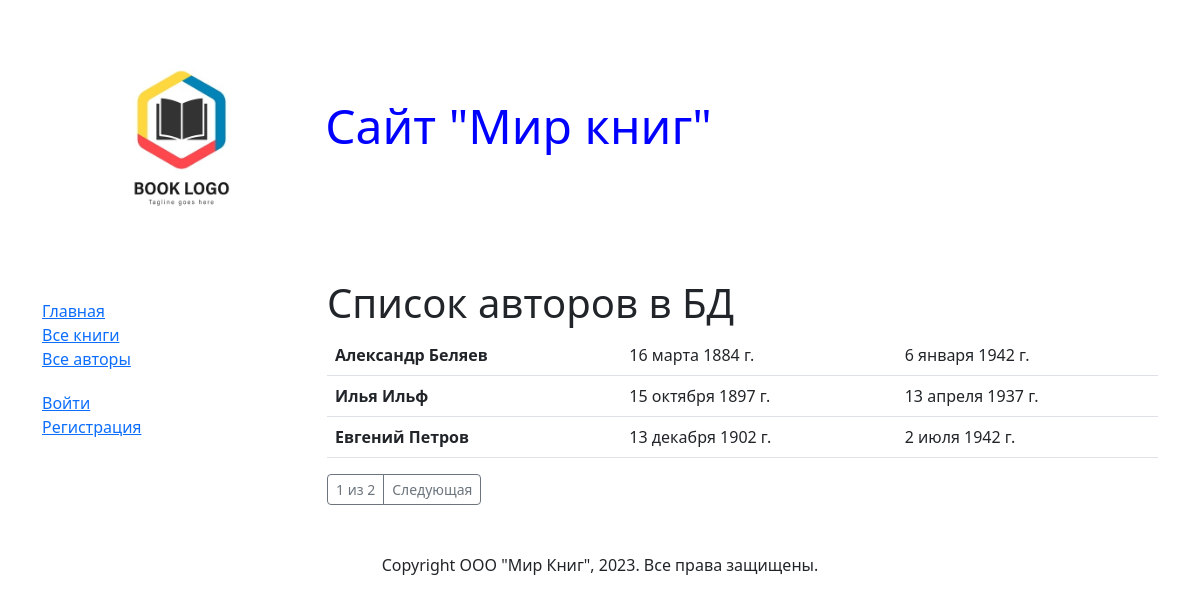
Screenshot of /authors/ with the database file from the repository.
### catalog/models.py (models this page shows, shortened)
class Author(models.Model):
    first_name = models.CharField(max_length=100, help_text="Введите имя автора", verbose_name="Имя автора")
    last_name = models.CharField(max_length=100, help_text="Введите фамилию автора", verbose_name="Фамилия автора")
    date_of_birth = models.DateField(null=True, blank=True, help_text="Введите дату рождения",
                                     verbose_name="дата рождения")
    date_of_death = models.DateField(null=True, blank=True, help_text="Введите дату смерти", verbose_name="дата смерти")
    class Meta:
        verbose_name = "Автора"  # Название модели в ед. числе род. падежа
        verbose_name_plural = "Авторы"  # Название модели во мн. числе
        ordering = ["last_name"]  # Сортировка по полю (если со знаком "-" то в обратном порядке)

### catalog/views.py (the view)
# urls.py: path('authors/', views.AuthorListView.as_view(), name="authors"),  # Все авторы
class AuthorListView(generic.ListView):
    model = Author
    paginate_by = 3  # Сколько обьектов будет передано в шаблон

### templates/catalog/author_list.html (shortened to what this page needs)
{% extends "base.html" %}
{% block content %}
<h1>Список авторов в БД</h1>
{% if author_list %}
    <table class="table">
        <tbody>
        {% for author in author_list %}
            <tr><th scope="row">{{ author.first_name }} {{ author.last_name }}</th><td>{{ author.date_of_birth }}</td><td>{{ author.date_of_death }}</td></tr>
        {% endfor %}
        </tbody>
    </table>
    <div class="btn-group" role="group" aria-label="Second group">
        <a class="btn btn-sm btn-outline-secondary" href="#">{{ page_obj.number }} из {{ page_obj.paginator.num_pages }}</a>
        {% if page_obj.has_next %}
        <a class="btn btn-sm btn-outline-secondary" href="{{ request.path }}?page={{ page_obj.next_page_number }}">Следующая</a>
        {% endif %}
    </div>
{% else %}
    <p>В базе данных нет авторов!</p>
{% endif %}
{% endblock %}

### templates/base.html (shortened to what this page needs)
<!DOCTYPE html>
<html lang="en">
<head>
    {% load static %}
    <link rel="stylesheet" href="{% static 'css/styles.css' %}">
    <link href="https://cdn.jsdelivr.net/npm/bootstrap@5.3.0-alpha3/dist/css/bootstrap.min.css" rel="stylesheet">
</head>
<body>
    <div class="container">
        <div class="row">
            <div class="col-12">
                <img style="width:25%;" src="{% static 'images/logotip.jpg' %}">
                <font size=7, color="blue">Сайт "Мир книг"</font>
            </div>
        </div>
        <div class="row">
            <div class="col-3">
                <ul class="menu">
                    <li><a href="{% url 'index' %}">Главная</a></li>
                    <li><a href="{% url 'books' %}">Все книги</a></li>
                    <li><a href="{% url 'authors' %}">Все авторы</a></li>
                </ul>
                <ul class="menu">
                    {% if user.is_authenticated %}
                        <li><a href="/accounts/logout">Выйти</a></li>
                    {% else %}
                        <li><a href="/accounts/login?next={{ request.path }}">Войти</a></li>
                        <li><a href="{% url 'registration' %}">Регистрация</a></li>
                    {% endif %}
                </ul>
            </div>
            <div class="col-9">
                {% block content %}{% endblock %}
            </div>
        </div>
        <div class="row">
            <div class="col-12">
                <br><br><p class="text-center">Copyright ООО "Мир Книг", 2023. Все права защищены.</p>
            </div>
        </div>
    </div>
</body>
</html>

### static/css/styles.css (style rules this page uses)
.menu { margin-top:20px; padding: 0; list-style: none; }

### rows the page displays
Author: first_name "Александр", last_name "Беляев", date_of_birth "16 марта 1884 г.", date_of_death "6 января 1942 г."
Author: first_name "Илья", last_name "Ильф", date_of_birth "15 октября 1897 г.", date_of_death "13 апреля 1937 г."
Author: first_name "Евгений", last_name "Петров", date_of_birth "13 декабря 1902 г.", date_of_death "2 июля 1942 г."

### other values shown
{{ page_obj.number }} "1"
{{ page_obj.paginator.num_pages }} "2"
